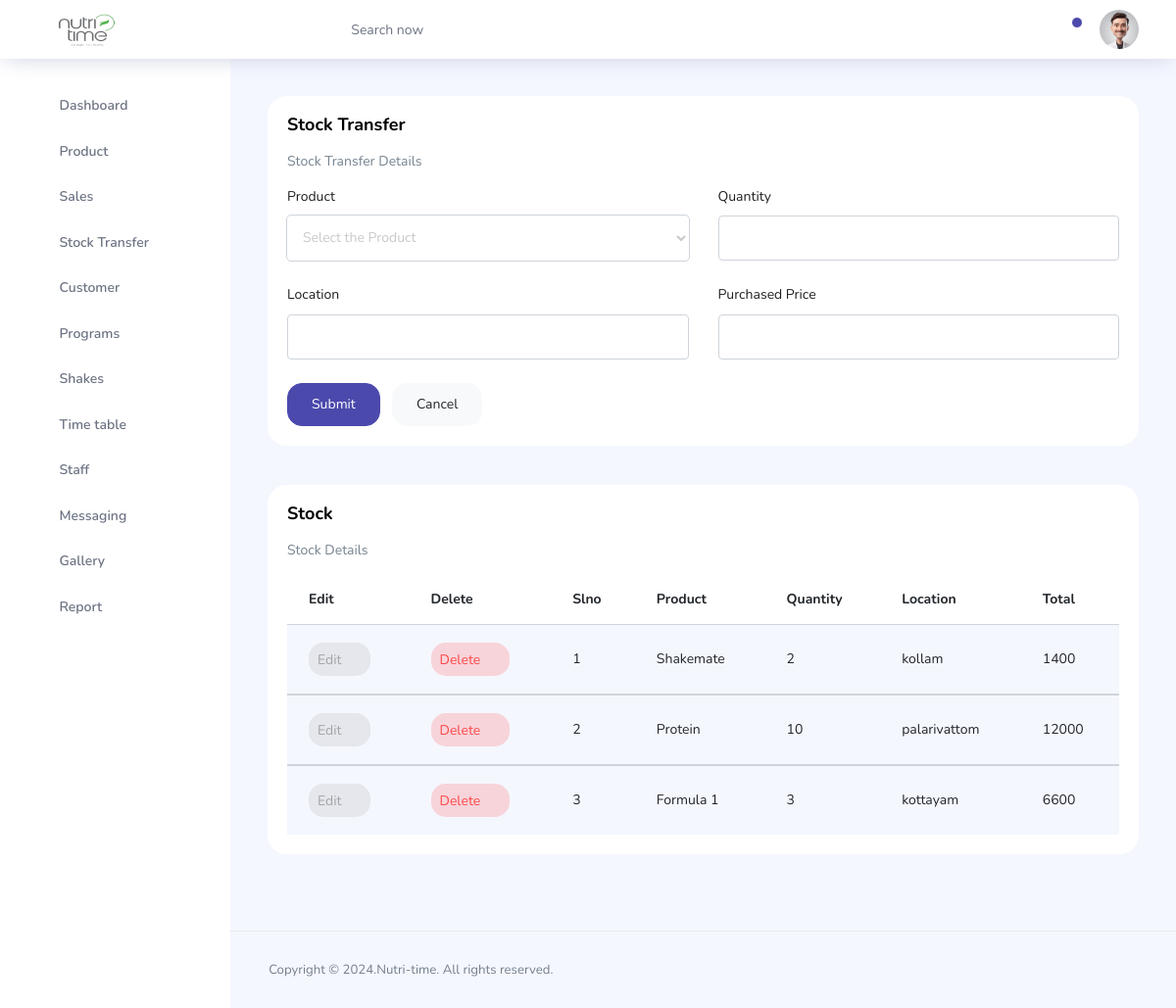
/Admin/pages/admin-stocktrans.php (signed in), run on an earlier commit of the app's database.
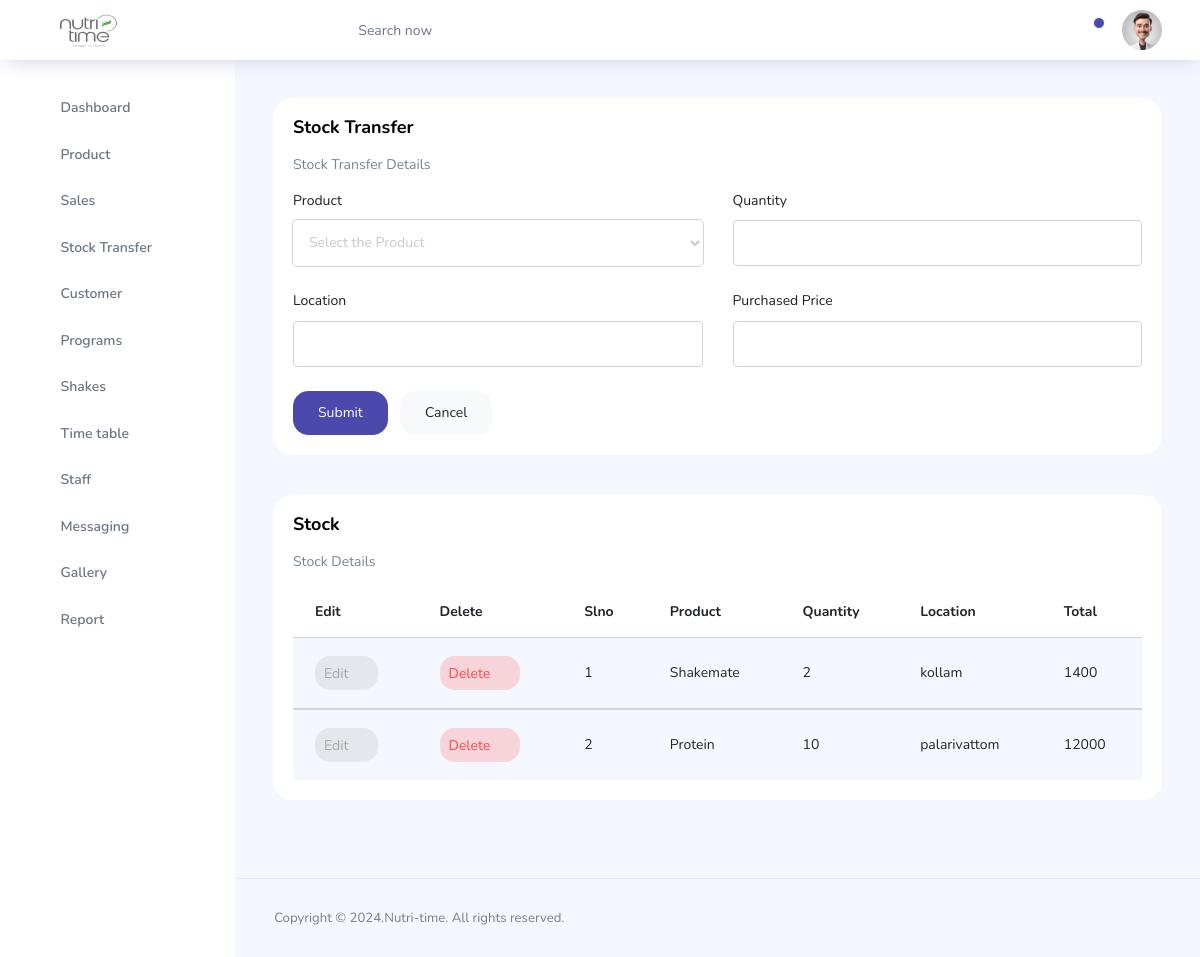
And on a later commit of the database.
### tables this page shows
CREATE TABLE `stock` (
  `stock_id` int(11) NOT NULL,
  `stock_proid` int(11) NOT NULL,
  `stock_proname` varchar(100) NOT NULL,
  `stock_quantity` varchar(10) NOT NULL,
  `stock_location` varchar(100) NOT NULL,
  `stock_price` varchar(10) NOT NULL,
  `stock_total` int(50) NOT NULL,
  `stock_date` date NOT NULL DEFAULT current_timestamp()
);

### Admin/pages/admin-stocktrans.php (the view, shortened to what this page needs)
<?php
include './connect.php';
?>
<!DOCTYPE html>
<html lang="en">
<head>
  <link rel="stylesheet" href="../vendors/feather/feather.css">
  <link rel="stylesheet" href="../vendors/ti-icons/css/themify-icons.css">
  <link rel="stylesheet" href="../vendors/css/vendor.bundle.base.css">
  <link rel="stylesheet" href="../vendors/select2/select2.min.css">
  <link rel="stylesheet" href="../vendors/select2-bootstrap-theme/select2-bootstrap.min.css">
  <link rel="stylesheet" href="../css/vertical-layout-light/style.css">
</head>
<body>
  <div class="container-scroller">
    <?php
    include './topbar.php';
    ?>
    <div class="main-panel">
      <div class="content-wrapper">
        <div class="row">
          <div class="col-12 grid-margin stretch-card">
            <div class="card">
              <div class="card-body">
                <h1 class="card-title">Stock Transfer</h1>
                <p class="card-description">Stock Transfer Details</p>
                <form method="post" class="forms-sample" enctype="multipart/form-data">
                  <div class="row">
                    <div class="col-lg-6 col-md col-sm col-12">
                      <div class="form-group">
                        <label>Product</label>
                        <select class="form-control" name="stomaterial" id="stomaterial" onchange="updatePrice()">
                          <option selected>Select the Product</option>
                        </select>
                      </div>
                    </div>
                    <div class="col">
                      <div class="form-group">
                        <label>Quantity</label>
                        <input type="text" class="form-control" name="stoqua" value="<?php echo $stoqua1; ?>" required>
                      </div>
                    </div>
                  </div>
                  <div class="row">
                    <div class="col">
                      <div class="form-group">
                        <label>Location</label>
                        <input type="text" class="form-control" name="stoloc" value="<?php echo $stoloct1; ?>" required>
                      </div>
                    </div>
                    <div class="col">
                      <div class="form-group">
                        <label>Purchased Price</label>
                        <input type="number" class="form-control" name="stopri" id="stopri" required>
                      </div>
                    </div>
                  </div>
                  <button type="submit" class="btn btn-primary mr-2" name="submitsto">Submit</button>
                  <button class="btn btn-light">Cancel</button>
                </form>
              </div>
            </div>
          </div>
        </div>
        <div class="row ">
          <div class="col-lg-12 grid-margin stretch-card">
            <div class="card">
              <div class="card-body">
                <h4 class="card-title">Stock</h4>
                <div class="row">
                  <div class="col-md-9">
                    <p class="card-description">Stock Details</p>
                  </div>
                </div>
                <div class="table-responsive">
                  <table class="table table-striped">
                    <thead>
                      <tr>
                        <th>Edit</th>
                        <th>Delete</th>
                        <th>Slno</th>
                        <th>Product</th>
                        <th>Quantity</th>
                        <th>Location</th>
                        <th>Total</th>
                      </tr>
                    </thead>
                    <?php
                    $sql = mysqli_query($conn, "SELECT * FROM stock ORDER BY stock_id ");
                    $serialNo = 1;
                    while ($row = mysqli_fetch_assoc($sql)) {
                      $stock_id = $row['stock_id'];
                      $stock_product = $row['stock_proname'];
                      $stock_quan = $row['stock_quantity'];
                      $stock_location = $row['stock_location'];
                      $stock_total = $row['stock_total'];
                    ?>
                      <tbody>
                        <tr>
                          <td>
                            <a href="admin-stocktrans.php?stoid=<?php echo $stock_id; ?>" class="btn btn-inverse-secondary btn-icon-text p-2">Edit<i class="ti-pencil-alt btn-icon-append"></i>
                            </a>
                          </td>
                          <td>
                            <a href="admin-stocktrans.php?stod_id=<?php echo $stock_id; ?>" class="btn btn-inverse-danger btn-icon-text p-2">Delete<i class="ti-trash btn-icon-prepend"></i>
                            </a>
                          </td>
                          <td class="py-1"><?php echo $serialNo++; ?></td>
                          <td class="py-1"><?php echo $stock_product; ?></td>
                          <td><?php echo $stock_quan; ?></td>
                          <td><?php echo $stock_location; ?></td>
                          <td><?php echo $stock_total; ?></td>
                        </tr>
                      </tbody>
                    <?php
                    }
                    ?>
                  </table>
                </div>
              </div>
            </div>
          </div>
        </div>
      </div>
      <footer class="footer">
        <div class="d-sm-flex justify-content-center justify-content-sm-between">
          <span class="text-muted text-center text-sm-left d-block d-sm-inline-block">Copyright © 2024.Nutri-time. All
            rights reserved.</span>
        </div>
      </footer>
    </div>
  </div>
  </div>
</body>
</html>

### Admin/pages/topbar.php (shortened to what this page needs)
<nav class="navbar col-lg-12 col-12 p-0 fixed-top d-flex flex-row">
      <div class="text-center navbar-brand-wrapper d-flex align-items-center justify-content-center">
        <a class="navbar-brand brand-logo mr-5" href="admin-dashboard.php"><img src="../images/icon.png" class="mr-2" alt="logo" width="90"/></a>
      </div>
      <div class="navbar-menu-wrapper d-flex align-items-center justify-content-end">
        <button class="navbar-toggler navbar-toggler align-self-center" type="button" data-toggle="minimize">
          <span class="icon-menu"></span>
        </button>
        <ul class="navbar-nav mr-lg-2">
          <li class="nav-item nav-search d-none d-lg-block">
            <div class="input-group">
              <div class="input-group-prepend hover-cursor" id="navbar-search-icon">
                <span class="input-group-text" id="search">
                  <i class="icon-search"></i>
                </span>
              </div>
              <input type="text" class="form-control" id="navbar-search-input" placeholder="Search now" aria-label="search" aria-describedby="search">
            </div>
          </li>
        </ul>
        <ul class="navbar-nav navbar-nav-right">
          <li class="nav-item dropdown">
            <a class="nav-link count-indicator dropdown-toggle" id="notificationDropdown" href="#" data-toggle="dropdown">
              <i class="icon-bell mx-0"></i>
              <span class="count"></span>
            </a>
          </li>
          <li class="nav-item nav-profile dropdown">
            <a class="nav-link dropdown-toggle" href="#" data-toggle="dropdown" id="profileDropdown">
              <img src="../images/user.jpg" alt="profile"/>
            </a>
          </li>
        </ul>
      </div>
</nav>
    <div class="container-fluid page-body-wrapper">
      <nav class="sidebar sidebar-offcanvas" id="sidebar">
        <ul class="nav">
          <li class="nav-item">
            <a class="nav-link" href="admin-dashboard.php">
              <i class="icon-grid menu-icon"></i>
              <span class="menu-title">Dashboard</span>
              <i class="menu-arrow"></i>
            </a>
          </li>
          <li class="nav-item">
            <a class="nav-link" data-toggle="collapse" href="#pricing" aria-expanded="false" aria-controls="pricing">
              <i class="icon-bar-graph menu-icon"></i>
              <span class="menu-title">Product</span>
              <i class="menu-arrow"></i>
            </a>
          </li>
          <li class="nav-item">
            <a class="nav-link" href="admin-sales.php">
              <i class="icon-columns menu-icon"></i>
              <span class="menu-title">Sales</span>
              <i class="menu-arrow"></i>
            </a>
          </li>
          <li class="nav-item">
            <a class="nav-link" href="admin-stocktrans.php">
              <i class="icon-columns menu-icon"></i>
              <span class="menu-title">Stock Transfer</span>
              <i class="menu-arrow"></i>
            </a>
          </li>
          <li class="nav-item">
            <a class="nav-link" href="admin-customer.php">
              <i class="icon-columns menu-icon"></i>
              <span class="menu-title">Customer</span>
              <i class="menu-arrow"></i>
            </a>
          </li>
          <li class="nav-item">
            <a class="nav-link" data-toggle="collapse" href="#program" aria-expanded="false" aria-controls="program">
              <i class="icon-bar-graph menu-icon"></i>
              <span class="menu-title">Programs</span>
              <i class="menu-arrow"></i>
            </a>
          </li>
          <li class="nav-item">
            <a class="nav-link" href="admin-shake.php">
              <i class="icon-grid-2 menu-icon"></i>
              <span class="menu-title">Shakes</span>
              <i class="menu-arrow"></i>
            </a>
          </li>
          <li class="nav-item">
            <a class="nav-link" href="admin-timetable.php">
              <i class="icon-head menu-icon"></i>
              <span class="menu-title">Time table</span>
              <i class="menu-arrow"></i>
            </a>
          </li>
          <li class="nav-item">
            <a class="nav-link" href="admin-staff.php">
              <i class="icon-ban menu-icon"></i>
              <span class="menu-title">Staff</span>
              <i class="menu-arrow"></i>
            </a>
          </li>
          <li class="nav-item">
            <a class="nav-link" href="admin-message.php">
              <i class="ti-share menu-icon"></i>
              <span class="menu-title">Messaging</span>
              <i class="menu-arrow"></i>
            </a>
          </li>
          <li class="nav-item">
            <a class="nav-link" href="admin-gallery.php">
              <i class="ti-share menu-icon"></i>
              <span class="menu-title">Gallery</span>
              <i class="menu-arrow"></i>
            </a>
          </li>
          <li class="nav-item">
            <a class="nav-link" href="admin-report.php">
              <i class="ti-share menu-icon"></i>
              <span class="menu-title">Report</span>
              <i class="menu-arrow"></i>
            </a>
          </li>
        </ul>
      </nav>

What changed in the data, as far as the page shows it:
removed stock: stock_proname "Formula 1", stock_quantity "3", stock_location "kottayam", stock_total "6600"
